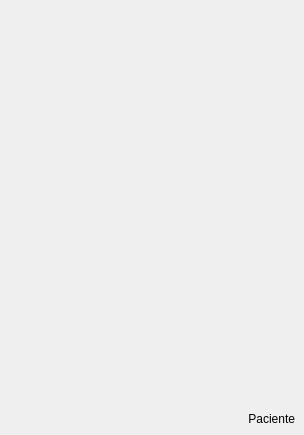
<?xml version="1.0" encoding="UTF-8"?>
<ui version="4.0">
 <class>Miboca</class>
 <widget class="QWidget" name="Miboca">
  <property name="geometry">
   <rect>
    <x>0</x>
    <y>0</y>
    <width>304</width>
    <height>435</height>
   </rect>
  </property>
  <property name="windowTitle">
   <string>Form</string>
  </property>
  <layout class="QGridLayout" name="gridLayout">
   <property name="leftMargin">
    <number>0</number>
   </property>
   <property name="topMargin">
    <number>0</number>
   </property>
   <property name="rightMargin">
    <number>0</number>
   </property>
   <property name="bottomMargin">
    <number>0</number>
   </property>
   <property name="spacing">
    <number>0</number>
   </property>
   <item row="0" column="0">
    <widget class="Image" name="background" native="true">
     <layout class="QGridLayout" name="gridLayout_2">
      <item row="1" column="0">
       <widget class="QLabel" name="lPaciente">
        <property name="text">
         <string>Paciente</string>
        </property>
        <property name="alignment">
         <set>Qt::AlignRight|Qt::AlignTrailing|Qt::AlignVCenter</set>
        </property>
       </widget>
      </item>
      <item row="0" column="0">
       <spacer name="verticalSpacer">
        <property name="orientation">
         <enum>Qt::Vertical</enum>
        </property>
        <property name="sizeHint" stdset="0">
         <size>
          <width>20</width>
          <height>40</height>
         </size>
        </property>
       </spacer>
      </item>
     </layout>
    </widget>
   </item>
  </layout>
 </widget>
 <customwidgets>
  <customwidget>
   <class>Image</class>
   <extends>QWidget</extends>
   <header>image.hpp</header>
   <container>1</container>
  </customwidget>
 </customwidgets>
 <resources/>
 <connections/>
</ui>
